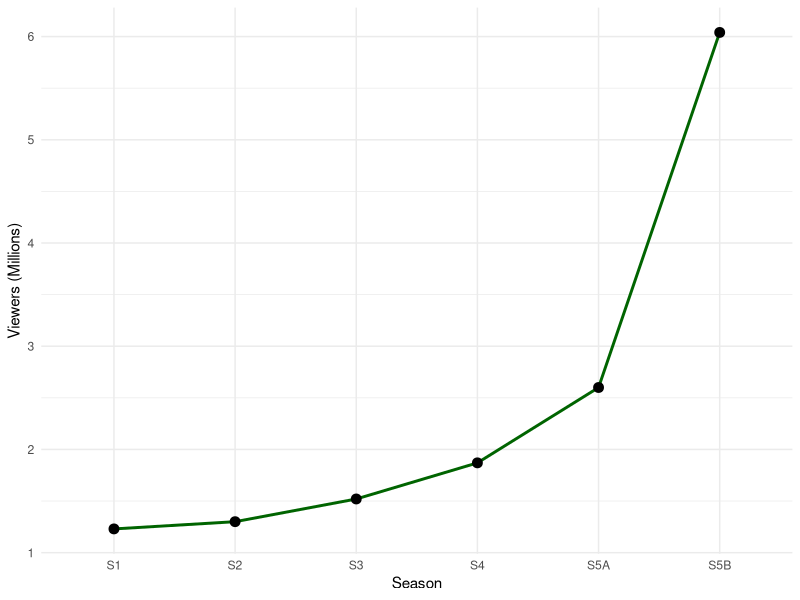

Write R code to recreate this figure.
## ---- chunk 1
# Load required libraries
library(ggplot2)
library(dplyr)

bb_data <- data.frame(
  Season = c("S1", "S2", "S3", "S4", "S5A", "S5B"),
  Viewers = c(1.23, 1.30, 1.52, 1.87, 2.60, 6.04)
)

# Calculate season-to-season change for our analysis
bb_data <- bb_data %>%
  mutate(Change = Viewers - lag(Viewers, default = 0))

typical_width <- 6
typical_height <- 4

s1_viewers <- bb_data$Viewers[1]
s5b_viewers <- bb_data$Viewers[6]
total_growth <- s5b_viewers - s1_viewers
highest_jump <- max(bb_data$Change, na.rm = TRUE)
## ---- chunk 2
#| label: fig-viewership
#| fig-cap: "Average viewership per season/part of Breaking Bad."

ggplot(bb_data, aes(x = Season, y = Viewers, group = 1)) +
  geom_line(color = "darkgreen", linewidth = 1) +
  geom_point(color = "black", size = 3) +
  theme_minimal() +
  labs(y = "Viewers (Millions)", x = "Season")
